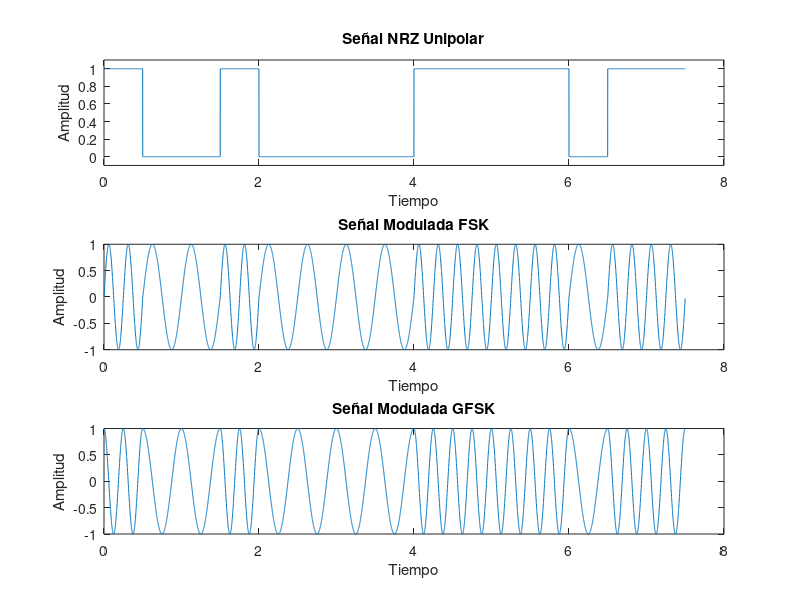

Write MATLAB code to recreate this figure.
% Secuencia de bits
bits = [1 0 0 1 0 0 0 0 1 1 1 1 0 1 1];

% Parámetros de la señal
Tb = 0.5;                 % Duración de un bit
fs = 1000;                % Frecuencia de muestreo
f0 = 2;                   % Frecuencia de la portadora 0
f1 = 4;                   % Frecuencia de la portadora 1
alpha = 0.5;              % Factor de roll-off para GFSK

% Iniciar el contador de tiempo
tic;

% Crear el tiempo de la señal
t = 0:1/fs:length(bits)*Tb-1/fs;

% Generar señal NRZ unipolar
signal_NRZ = [];
for i = 1:length(bits)
    if bits(i) == 1
        signal_NRZ = [signal_NRZ ones(1, fs*Tb)];
    else
        signal_NRZ = [signal_NRZ zeros(1, fs*Tb)];
    end
end

% Modulación FSK
signal_FSK = [];
for i = 1:length(bits)
    if bits(i) == 1
        signal_FSK = [signal_FSK sin(2*pi*f1*t(1:fs*Tb))];
    else
        signal_FSK = [signal_FSK sin(2*pi*f0*t(1:fs*Tb))];
    end
end

% Modulación GFSK
signal_GFSK = [];
for i = 1:length(bits)
    if bits(i) == 1
        phase = cumsum(2*pi*f1*ones(1, fs*Tb)/fs);
    else
        phase = cumsum(2*pi*f0*ones(1, fs*Tb)/fs);
    end
    signal_GFSK = [signal_GFSK exp(1j*phase)];
end
signal_GFSK = real(signal_GFSK);

% Detener el contador de tiempo y mostrar el tiempo de ejecución
toc;

% Graficar las señales
subplot(3,1,1);
plot(t, signal_NRZ);
title('Señal NRZ Unipolar');
xlabel('Tiempo');
ylabel('Amplitud');
ylim([-0.1 1.1]);

subplot(3,1,2);
plot(t, signal_FSK);
title('Señal Modulada FSK');
xlabel('Tiempo');
ylabel('Amplitud');

subplot(3,1,3);
plot(t, signal_GFSK);
title('Señal Modulada GFSK');
xlabel('Tiempo');
ylabel('Amplitud');